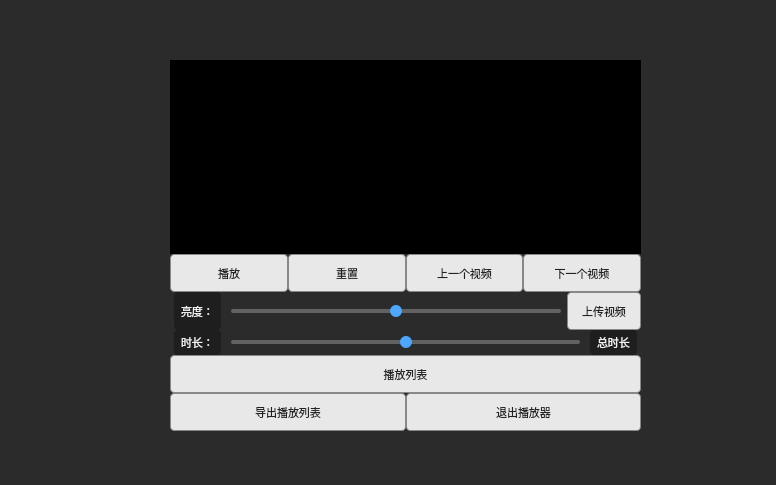
<?xml version="1.0" encoding="UTF-8"?>
<ui version="4.0">
 <class>MyWidget</class>
 <widget class="QWidget" name="MyWidget">
  <property name="geometry">
   <rect>
    <x>0</x>
    <y>0</y>
    <width>776</width>
    <height>485</height>
   </rect>
  </property>
  <property name="sizePolicy">
   <sizepolicy hsizetype="Expanding" vsizetype="Expanding">
    <horstretch>0</horstretch>
    <verstretch>0</verstretch>
   </sizepolicy>
  </property>
  <property name="windowTitle">
   <string>士麦那播放器</string>
  </property>
  <property name="styleSheet">
   <string notr="true">/* ------------- 核心：保证视频区域最大化，无任何挤压 ------------- */
QWidget#MyWidget {
    margin: 0px;
    padding: 0px;
    border: none;
    background-color: #2b2b2b; /* 深灰背景，与视频黑背景过渡自然 */
}

QTableWidget#tableWidget {
    margin: 0px;
    padding: 0px;
    border: none;
    background-color: black;
    z-index: 1;
}

/* ------------- 按钮：弹性平分整排宽度，自动适配1/2/4个按钮，大小一致 ------------- */
QPushButton {
    /* 关键1：取消固定宽高，改用弹性尺寸，支持平分 */
    min-height: 30px;
    max-height: 35px;
    /* 关键2：设置拉伸权重，让同排按钮自动平分父容器宽度 */
    qproperty-sizePolicy: Expanding;
    /* 内边距适中，文字不贴边，排版舒展 */
    padding: 3px 6px;
    /* 边框：细而清晰，保留辨识度，贴合原有风格 */
    border: 1px solid #888888;
    border-radius: 4px; /* 轻微圆角，不生硬 */
    /* 背景：纯色清爽，不突兀 */
    background-color: #e8e8e8;
    /* 文字：统一大小，居中对齐，保证排版整齐 */
    font-size: 11px;
    color: #222222;
    font-smoothing: antialiased;
    text-align: center;
    vertical-align: middle;
    /* 关键3：限制最小宽度，避免按钮过窄变形 */
    min-width: 60px;
}

/* 按钮悬浮：柔和反馈，仅启用状态生效 */
QPushButton:hover:enabled {
    border: 1px solid #4da6ff;
    background-color: #f5f5f5;
    color: #007acc;
}

/* 按钮按下：轻微下沉，仅启用状态生效 */
QPushButton:pressed:enabled {
    border: 1px solid #3a8bd8;
    background-color: #dcdcdc;
    padding: 4px 5px 2px 7px; /* 轻微偏移，模拟下沉，不改变整体大小 */
}

/* ------------- 禁用按钮：美观度优化，保留弹性尺寸 ------------- */
QPushButton:disabled {
    /* 保留弹性尺寸，跟随同排按钮平分宽度 */
    min-height: 30px;
    max-height: 35px;
    min-width: 60px;
    qproperty-sizePolicy: Expanding;
    /* 边框：浅灰弱化，不刺眼 */
    border: 1px solid #cccccc;
    /* 背景：浅灰半透，与启用状态区分明显 */
    background-color: rgba(230, 230, 230, 0.7);
    /* 文字：浅灰淡化，清晰不杂乱 */
    color: black;
    /* 保留圆角和内边距，风格统一 */
    border-radius: 4px;
    padding: 3px 6px;
}

/* ------------- 滑块：简洁不占地，与按钮风格统一 ------------- */
QSlider {
    width: 100%;
    min-height: 25px;
    max-height: 30px;
    margin: 0px 4px;
    border: none;
}

QSlider::groove:horizontal {
    height: 4px;
    background-color: rgba(153, 153, 153, 0.5);
    border-radius: 2px;
    margin: 0px 2px;
}

QSlider::handle:horizontal {
    width: 12px;
    height: 12px;
    background-color: #4da6ff;
    border-radius: 6px;
    margin: -4px 0px;
}

/* ------------- 标签：简洁不抢眼，不挤压视频 ------------- */
QLabel {
    margin: 0px 4px;
    padding: 2px 4px;
    border: none;
    font-size: 11px;
    color: #f0f0f0;
    background-color: rgba(0, 0, 0, 0.3);
    border-radius: 4px;
}

/* ------------- 布局：关键！保证按钮可平分宽度，不挤压视频 ------------- */
/* 按钮所在的水平布局（核心：无内边距，让按钮占满整排） */
QHBoxLayout {
    margin: 0px;
    padding: 0px;
    spacing: 6px; /* 按钮之间轻微间距，不拥挤 */
}

/* 垂直布局：保证视频最大化，控件排版整齐 */
QVBoxLayout {
    margin: 0px;
    padding: 0px;
    spacing: 6px;
}</string>
  </property>
  <widget class="QWidget" name="widget" native="true">
   <property name="geometry">
    <rect>
     <x>149</x>
     <y>59</y>
     <width>371</width>
     <height>161</height>
    </rect>
   </property>
  </widget>
  <widget class="QWidget" name="layoutWidget">
   <property name="geometry">
    <rect>
     <x>170</x>
     <y>60</y>
     <width>471</width>
     <height>371</height>
    </rect>
   </property>
   <layout class="QVBoxLayout" name="verticalLayout_2">
    <property name="spacing">
     <number>0</number>
    </property>
    <item>
     <widget class="QTableWidget" name="tableWidget"/>
    </item>
    <item>
     <layout class="QVBoxLayout" name="verticalLayout">
      <item>
       <layout class="QHBoxLayout" name="horizontalLayout_3">
        <item>
         <widget class="QPushButton" name="btStart">
          <property name="text">
           <string>播放</string>
          </property>
         </widget>
        </item>
        <item>
         <widget class="QPushButton" name="btReset">
          <property name="text">
           <string>重置</string>
          </property>
         </widget>
        </item>
        <item>
         <widget class="QPushButton" name="btLast">
          <property name="text">
           <string>上一个视频</string>
          </property>
         </widget>
        </item>
        <item>
         <widget class="QPushButton" name="btNext">
          <property name="text">
           <string>下一个视频</string>
          </property>
         </widget>
        </item>
       </layout>
      </item>
      <item>
       <layout class="QHBoxLayout" name="horizontalLayout_2">
        <item>
         <layout class="QHBoxLayout" name="horizontalLayout">
          <item>
           <widget class="QLabel" name="light">
            <property name="text">
             <string>亮度：</string>
            </property>
           </widget>
          </item>
          <item>
           <widget class="QSlider" name="lights">
            <property name="maximumSize">
             <size>
              <width>16777215</width>
              <height>30</height>
             </size>
            </property>
            <property name="minimum">
             <number>-10</number>
            </property>
            <property name="maximum">
             <number>10</number>
            </property>
            <property name="orientation">
             <enum>Qt::Orientation::Horizontal</enum>
            </property>
            <property name="tickPosition">
             <enum>QSlider::TickPosition::TicksBelow</enum>
            </property>
            <property name="tickInterval">
             <number>10</number>
            </property>
           </widget>
          </item>
         </layout>
        </item>
        <item>
         <widget class="QPushButton" name="btUpload">
          <property name="text">
           <string>上传视频</string>
          </property>
         </widget>
        </item>
       </layout>
      </item>
      <item>
       <layout class="QHBoxLayout" name="horizontalLayout_4">
        <item>
         <widget class="QLabel" name="time">
          <property name="text">
           <string>时长：</string>
          </property>
         </widget>
        </item>
        <item>
         <widget class="QSlider" name="times">
          <property name="maximumSize">
           <size>
            <width>16777215</width>
            <height>30</height>
           </size>
          </property>
          <property name="minimum">
           <number>-10</number>
          </property>
          <property name="maximum">
           <number>10</number>
          </property>
          <property name="orientation">
           <enum>Qt::Orientation::Horizontal</enum>
          </property>
          <property name="tickPosition">
           <enum>QSlider::TickPosition::TicksBelow</enum>
          </property>
          <property name="tickInterval">
           <number>10</number>
          </property>
         </widget>
        </item>
        <item>
         <widget class="QLabel" name="totaltime">
          <property name="text">
           <string>总时长</string>
          </property>
         </widget>
        </item>
       </layout>
      </item>
      <item>
       <widget class="QPushButton" name="btList">
        <property name="text">
         <string>播放列表</string>
        </property>
       </widget>
      </item>
      <item>
       <layout class="QHBoxLayout" name="horizontalLayout_5">
        <item>
         <widget class="QPushButton" name="btExport">
          <property name="text">
           <string>导出播放列表</string>
          </property>
         </widget>
        </item>
        <item>
         <widget class="QPushButton" name="btClose">
          <property name="text">
           <string>退出播放器</string>
          </property>
         </widget>
        </item>
       </layout>
      </item>
     </layout>
    </item>
   </layout>
  </widget>
 </widget>
 <resources/>
 <connections/>
</ui>
